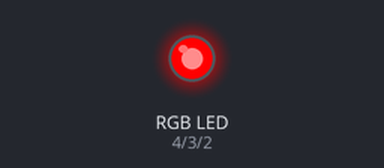
Recording of a sketch running on a simulated Arduino Uno, built with avr-gcc and run on an emulated ATmega328P. On the bench: an RGB LED mixed from three pins (HIGH = lit).

Above: at 0.1 s.
At 1.1 s:
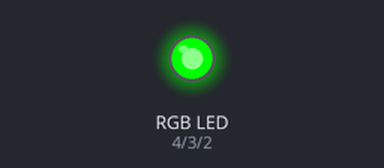
At 20.1 s:
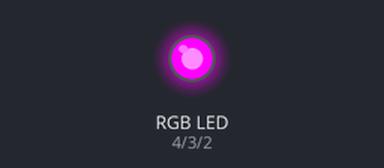
At 39.1 s:
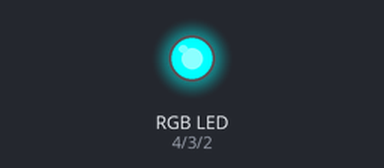
Timing chart, 0 to 40.0 s (numbered marks = the images above):
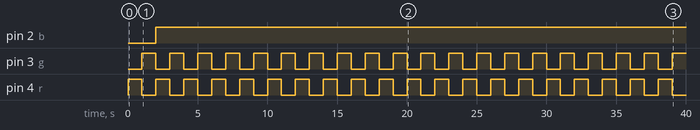

Measured:
- by itself, pin 2 (b): LOW → HIGH at 2.0 s
- by itself, pin 3 (g), pin 4 (r): alternates HIGH for 1.0 s and LOW for 1.0 s

The sketch:

RGB.ino
```cpp
int r=4;
int g=3;
int b=2;
void setup() {
 pinMode(r,OUTPUT);
 pinMode(g,OUTPUT);pinMode(b,OUTPUT);
 // put your setup code here, to run once:

}

void loop()
{

  digitalWrite(r,HIGH);
  delay(1000);
  digitalWrite(g,HIGH);
   digitalWrite(r,LOW);
  delay(1000);
   digitalWrite(b,HIGH);
    digitalWrite(r,LOW);
     digitalWrite(g,LOW);


}
```
